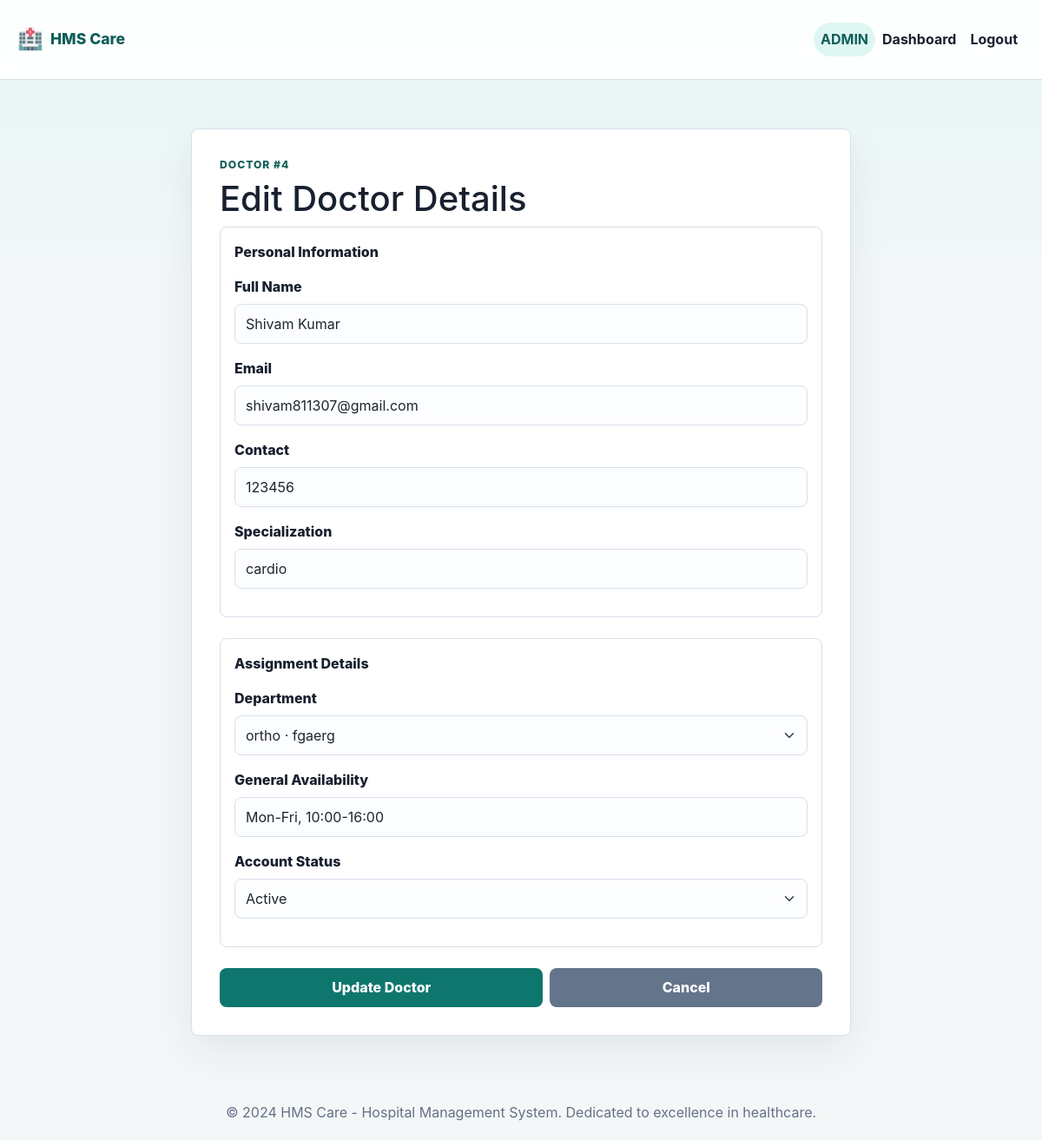
The page /edit_doctor/4 (signed in) on the database its author committed.
### models.py (models this page shows)
class Department(db.Model):
    id=db.Column(db.Integer,primary_key=True)
    name=db.Column(db.String(),nullable=False)
    description=db.Column(db.String(),nullable=False)
    building=db.Column(db.String(),nullable=False)
    status=db.Column(db.String(),default="active",nullable=False)
    doctors=db.relationship('Doctor', backref='department', lazy=True)
    admin_id = db.Column(db.Integer, db.ForeignKey('admin.id'), default=1)

class Doctor(db.Model):
    id = db.Column(db.Integer, primary_key=True)
    name = db.Column(db.String(100), nullable=False)
    username = db.Column(db.String(50), unique=True, nullable=False)
    password = db.Column(db.String(128), nullable=False)
    email = db.Column(db.String(100), unique=True, nullable=False)
    contact = db.Column(db.String(15), nullable=False)
    specialization = db.Column(db.String(100), nullable=True)
    dept_id=db.Column(db.Integer,db.ForeignKey('department.id'))
    availability = db.Column(db.String(200), default="Available on request")
    status = db.Column(db.String(20), default="active")
    role = db.Column(db.String(20), default="doctor")
    admin_id = db.Column(db.Integer, db.ForeignKey('admin.id'), default=1)
    schedules = db.relationship('Schedule_doctors', backref='doctor', lazy=True)
    appointment = db.relationship('Appointment', backref='doctor', lazy=True)
    availability_schedule = db.relationship('DoctorAvailability', backref='doctor', lazy=True, cascade="all, delete-orphan")

### app.py (the view, shortened to what this page needs)
@app.route("/edit_doctor/<int:doctor_id>", methods=["GET", "POST"])
@login_required("admin")
def edit_doctor(doctor_id):
    doctor = Doctor.query.get_or_404(doctor_id)
    departments = Department.query.order_by(Department.name).all()
    return render_template("edit_doctor.html", doctor=doctor, departments=departments)

### app.py (called while the page is built)
def login_required(role=None):
    def decorator(view):
        @wraps(view)
        def wrapped(*args, **kwargs):
            if "user_id" not in session:
                flash("Please login to continue.", "warning")
                return redirect(url_for("login"))
            if role and session.get("role") != role:
                flash("You do not have access to that page.", "danger")
                return redirect(url_for("home"))
            return view(*args, **kwargs)
        return wrapped
    return decorator

### templates/edit_doctor.html (shortened to what this page needs)
{% extends 'base.html' %}
{% block content %}
<div class="form-shell">
    <div class="form-panel">
        <p class="eyebrow">Doctor #{{ doctor.id }}</p>
        <h1>Edit Doctor Details</h1>
                    <form action="{{ url_for('edit_doctor', doctor_id=doctor.id) }}" method="post">
                        <fieldset class="mb-4">
                            <legend class="fs-6 mb-3">Personal Information</legend>
                            <div class="form-group">
                                <label for="name" class="form-label">Full Name</label>
                                <input type="text" id="name" name="name" class="form-control" value="{{ doctor.name }}" required>
                            </div>
                            <div class="form-group">
                                <label for="email" class="form-label">Email</label>
                                <input type="email" id="email" name="email" class="form-control" value="{{ doctor.email }}" required>
                            </div>
                            <div class="form-group">
                                <label for="contact" class="form-label">Contact</label>
                                <input type="tel" id="contact" name="contact" class="form-control" value="{{ doctor.contact }}" required>
                            </div>
                            <div class="form-group">
                                <label for="specialization" class="form-label">Specialization</label>
                                <input type="text" id="specialization" name="specialization" class="form-control" value="{{ doctor.specialization or '' }}" placeholder="e.g., Cardiology, Orthopedics">
                            </div>
                        </fieldset>
                        <fieldset class="mb-4">
                            <legend class="fs-6 mb-3">Assignment Details</legend>
                            <div class="form-group">
                                <label for="dept_id" class="form-label">Department</label>
                                <select id="dept_id" name="dept_id" class="form-select" required>
                                    {% for department in departments %}
                                    <option value="{{ department.id }}" {% if doctor.dept_id == department.id %}selected{% endif %}>{{ department.name }} · {{ department.building }}</option>
                                    {% endfor %}
                                </select>
                            </div>
                            <div class="form-group">
                                <label for="availability" class="form-label">General Availability</label>
                                <input type="text" id="availability" name="availability" class="form-control" value="{{ doctor.availability or '' }}" placeholder="e.g., Mon-Fri, 10:00-16:00">
                            </div>
                            <div class="form-group">
                                <label for="status" class="form-label">Account Status</label>
                                <select name="status" id="status" class="form-select" required>
                                    <option value="active" {% if doctor.status == 'active' %}selected{% endif %}>Active</option>
                                </select>
                            </div>
                        </fieldset>
                        <div class="d-flex gap-2">
                            <button type="submit" class="btn btn-success flex-grow-1">Update Doctor</button>
                            <a href="{{ url_for('admin_dashboard') }}" class="btn btn-secondary flex-grow-1">Cancel</a>
                        </div>
                    </form>
    </div>
</div>
{% endblock %}

### templates/base.html (shortened to what this page needs)
<!DOCTYPE html>
<html lang="en">
<head>
    <link href="https://cdn.jsdelivr.net/npm/bootstrap@5.3.3/dist/css/bootstrap.min.css" rel="stylesheet">
    <link rel="stylesheet" href="{{ url_for('static', filename='style.css') }}">
</head>
<body>
    <nav class="navbar navbar-expand-lg navbar-light">
        <div class="container-fluid app-nav">
            <a class="navbar-brand" href="{{ url_for('home') }}">
                <span class="brand-icon">🏥</span>
                <span class="brand-text">HMS Care</span>
            </a>
            <div class="collapse navbar-collapse" id="navbarNav">
                <ul class="navbar-nav ms-auto">
                    {% if session.get('role') %}
                        <li class="nav-item"><span class="nav-link role-pill">{{ session.get('role')|upper }}</span></li>
                        <li class="nav-item">
                            <a class="nav-link" href="{{ url_for(session.get('role') ~ '_dashboard') }}">Dashboard</a>
                        </li>
                        <li class="nav-item"><a class="nav-link" href="{{ url_for('logout') }}">Logout</a></li>
                    {% else %}
                        <li class="nav-item"><a class="nav-link" href="{{ url_for('login') }}">Login</a></li>
                        <li class="nav-item"><a class="nav-link" href="{{ url_for('register') }}">Register</a></li>
                    {% endif %}
                </ul>
            </div>
        </div>
    </nav>
    <main class="main-content">
        <div class="container-fluid page-container">
            {% block content %}{% endblock %}
        </div>
    </main>
    <footer>
        <p>&copy; 2024 HMS Care - Hospital Management System. Dedicated to excellence in healthcare.</p>
    </footer>
</body>
</html>

### static/style.css (style rules this page uses)
:root { --ink: #18202f; --muted: #667085; --line: #d8e0ea; --panel: #ffffff; --page: #f3f7f8; --primary: #0f766e; --primary-dark: #115e59; --accent: #2563eb; --success: #15803d; --danger: #c2410c; --warning: #b45309; --soft-teal: #dff7f2; --soft-blue: #e7efff; --shadow: 0 16px 45px rgba(24, 32, 47, 0.08); --radius: 8px; }
* { box-sizing: border-box; }
html, body { min-height: 100%; }
body { margin: 0; font-family: Inter, "Segoe UI", Arial, sans-serif; color: var(--ink); background: linear-gradient(180deg, rgba(223, 247, 242, 0.7), rgba(243, 247, 248, 0) 320px), var(--page); letter-spacing: 0; }
.navbar { position: sticky; top: 0; z-index: 20; background: rgba(255, 255, 255, 0.92); border-bottom: 1px solid var(--line); backdrop-filter: blur(16px); }
.app-nav { max-width: 1220px; padding: 0.9rem 1.25rem; }
.navbar-brand { color: var(--primary-dark); font-weight: 800; letter-spacing: 0; display: flex; align-items: center; gap: 0.5rem; }
.brand-icon { font-size: 1.5rem; }
.brand-text { font-size: 1.1rem; }
.navbar .nav-link { color: var(--ink); font-weight: 650; padding: 0.45rem 0.85rem; }
.role-pill { color: var(--primary-dark) !important; background: var(--soft-teal); border-radius: 999px; }
.main-content { min-height: calc(100vh - 140px); padding: 1.5rem; }
.page-container { max-width: 1220px; }
.feature-card, .doctor-card, .record-card, .info-panel, .table-card, .search-container, .form-panel, .card { background: var(--panel); border: 1px solid var(--line); border-radius: var(--radius); box-shadow: var(--shadow); }
.eyebrow { margin: 0 0 0.35rem; color: var(--primary-dark); font-size: 0.76rem; font-weight: 850; letter-spacing: 0.08em; text-transform: uppercase; }
.btn { border-radius: var(--radius); border: 0; padding: 0.68rem 1rem; font-weight: 800; text-transform: none; letter-spacing: 0; }
.btn-success { background: var(--primary); color: #fff; }
.btn-secondary { background: #64748b; color: #fff; }
.form-shell { min-height: 70vh; display: grid; place-items: start center; padding: 2rem 0; }
.form-panel { width: min(760px, 100%); padding: 2rem; }
.form-group { margin-bottom: 1rem; }
.form-label, legend { color: var(--ink); font-weight: 800; }
fieldset { padding: 1rem; margin-bottom: 1rem; border: 1px solid var(--line); border-radius: var(--radius); }
.form-control, .form-select { min-height: 46px; border: 1px solid var(--line); border-radius: var(--radius); background-color: #fbfdff; }
footer { padding: 1.25rem; color: var(--muted); text-align: center; }
footer p { margin: 0; }

### rows shown on the page
Department: get "ADMIN"
Doctor: id "4", name "Shivam Kumar", email "shivam811307@gmail.com", contact "123456", specialization "cardio", dept_id "ortho · fgaerg", availability "Mon-Fri, 10:00-16:00", status "Active"
